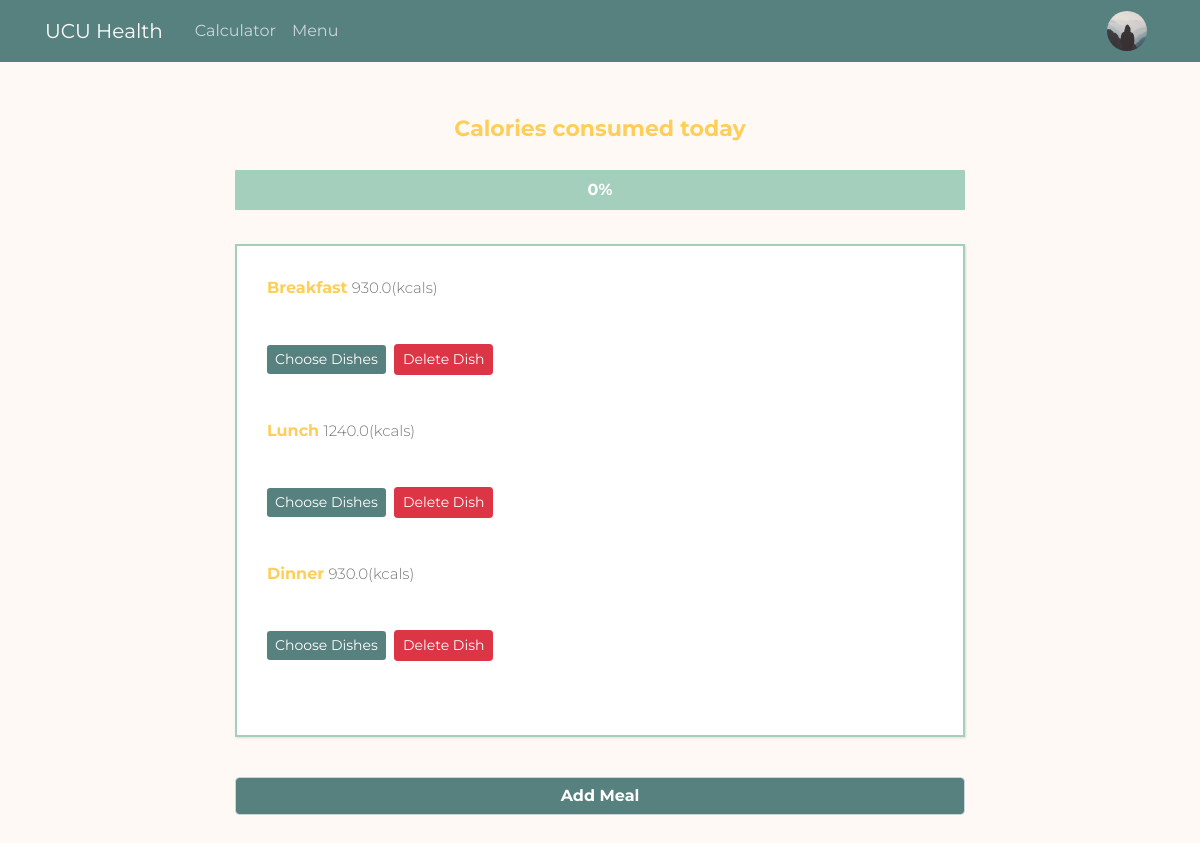
/main (signed in), run on an earlier commit of the app's database.
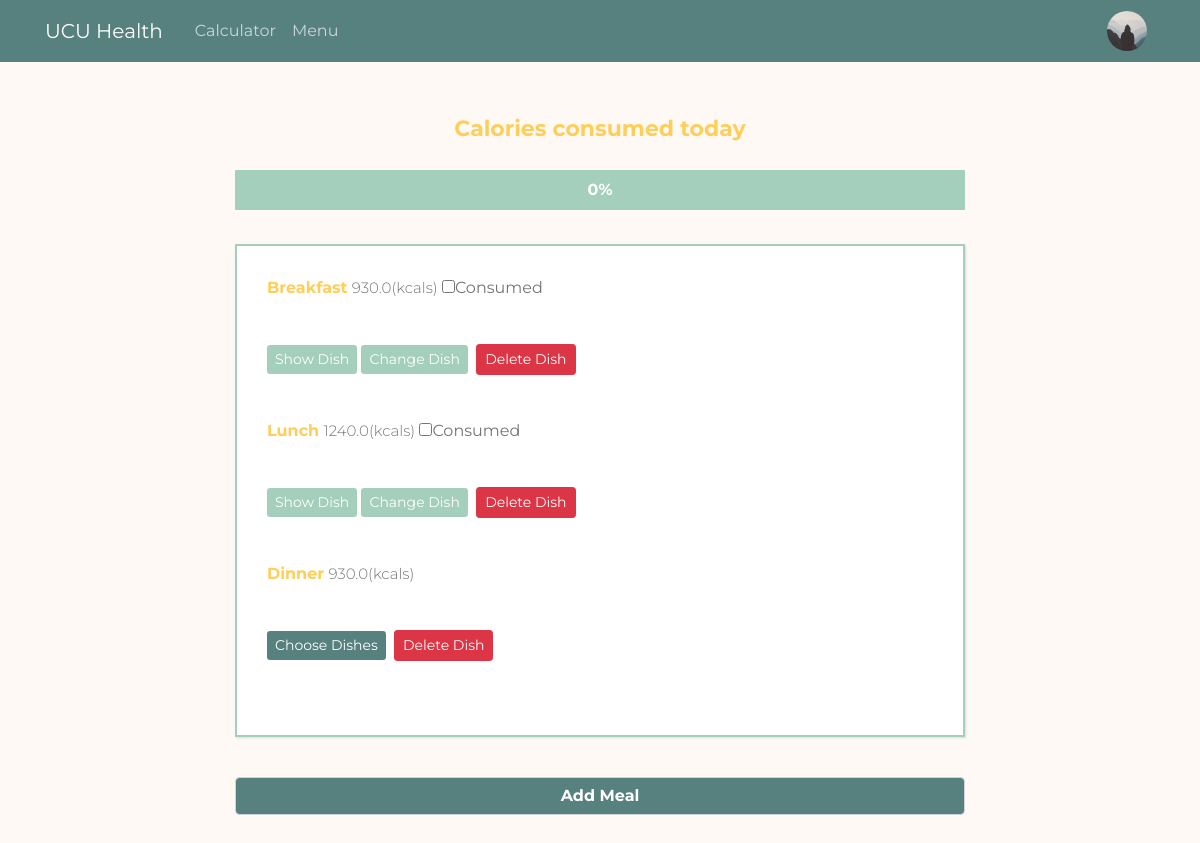
And on a later commit of the database.
### main/models.py (models this page shows, shortened)
class User(db.Model, UserMixin):
    id = db.Column(db.Integer, primary_key=True)
    username = db.Column(db.String(20), unique=True, nullable=False)
    email = db.Column(db.String(120), unique=True, nullable=False)
    password = db.Column(db.String(100), nullable=False)
    image_file = db.Column(db.String(20), nullable = False, default='default.jpg')
    settings = db.Column(db.String(100), nullable = False, default='default.json')
    custom_plan = db.Column(db.Boolean, default = False)
    sex = db.Column(db.String(10), nullable = False)
    age = db.Column(db.Integer, nullable = False)
    height = db.Column(db.Integer, nullable=False)
    weight = db.Column(db.Integer, nullable=False)
    goal = db.Column(db.Integer, nullable=False)
    activity = db.Column(db.Float, nullable=False)
    calories = db.Column(db.Float, nullable=False)
    proteins = db.Column(db.Float, nullable=False)
    carbs = db.Column(db.Float, nullable=False)
    fats = db.Column(db.Float, nullable=False)
    servings = db.Column(db.Integer, nullable = False, default = 3)
    options = db.Column(db.Integer, nullable = False, default = 5)
    meals = db.relationship('Meal', backref="author", lazy = True)

class Meal(db.Model):
    id = db.Column(db.Integer, primary_key = True)
    name = db.Column(db.String(30), nullable = False)
    calories = db.Column(db.Float, nullable = False)
    proteins = db.Column(db.Float, nullable = False)
    carbs = db.Column(db.Float, nullable = False)
    fats = db.Column(db.Float, nullable = False)
    choicen = db.Column(db.Integer, default = 0)
    date_added = db.Column(db.Date, nullable = False,
        default = datetime.date(datetime.utcnow()))
    user_id = db.Column(db.Integer, db.ForeignKey("user.id"), nullable = False)
    dishes = db.relationship('Dish', backref = 'meal', lazy=True)

### main/routes.py (the view, shortened to what this page needs)
@app.route("/", methods=['GET', 'POST'])
@app.route("/main", methods=['GET', 'POST'])
def main():
    if not current_user.is_authenticated:
        return render_template('home.html', title = 'Home')
    meals = Meal.query.filter_by(date_added = datetime.date(datetime.utcnow()),
        user_id = current_user.id).all()
    return render_template('main.html', title = 'Main', meals = meals)

### main/models.py (called while the page is built)
@login_manager.user_loader
def load_user(user_id):
    return User.query.get(int(user_id))

### main/templates/main.html (shortened to what this page needs)
{% extends "layout.html" %}
{% block content %}
<link href="{{ url_for('static', filename='main_bar.css') }}" rel="stylesheet">
<div class = "main">
  <div class = "title">
    Calories consumed today
  </div>
  <div class="progress-bar" role="progressbar">
      <div class="progress-bar-value">0%</div>
  </div>
  <br>
  {% if meals %}
  <div class="wrapper">
    <div class='meals'>
      {% set total_calories = 0 %}
      {% for meal in meals %}
      {% set total_calories = total_calories + meal.calories %}
        <div class="name">
          {{ meal.name }}
        </div>
        <div class="calories">
          {{ meal.calories }}(kcals)
        </div>
        {% if meal.choicen == False %}
          <input type='checkbox'  id = {{ meal.id }} style='display:none' value = {{ meal.calories }}></input>
        {% else %}
          <input type='checkbox' value = {{ meal.calories }} id = {{ meal.id }}>Consumed</input>
        {% endif %}
        <div class = "buttons">
          {% if meal.choicen == False %}
            <a class="btn btn-secondary btn-sm mt-1 mb-1" id="choose" href="{{url_for('choose_dishes', meal_id = meal.id)}}">Choose Dishes</a>
          {% else %}
            <a class="btn btn-secondary btn-sm mt-1 mb-1" id="show" href="{{url_for('show_dish', meal_id = meal.id)}}">Show Dish</a>
            <a class="btn btn-secondary btn-sm mt-1 mb-1" id="change" href="{{url_for('view_dishes', meal_id = meal.id)}}">Change Dish</a>
          {% endif %}
          <a class="btn btn-danger btn-sm m-1" id = {{ meal.id }} href="{{url_for('delete_meal', meal_id = meal.id)}}">Delete Dish</a>
        </div>
      {% endfor %}
    </div>
  {% endif %}
  </div>
  <div class="buttons">
    <form method="POST" action="">
      <div class="input_field">
        <input type="submit", name="submit_button", value="Add Meal", class="form-control", id="all_meal">
      </div>
    </form>
  </div>
</div>
{% endblock content %}

### main/templates/layout.html (shortened to what this page needs)
<!DOCTYPE html>
<html>
  <head>
    <link
      rel="stylesheet"
      href="https://maxcdn.bootstrapcdn.com/bootstrap/4.0.0/css/bootstrap.min.css"
 />
    <link
      rel="stylesheet"
      type="text/css"
      href="{{ url_for('static', filename='main.css') }}" />
  </head>
  <body>
    <header class="site-header">
      <nav class="navbar navbar-expand-lg navbar-dark bg-steel fixed-top">
        <div class="container header-container">
          <a class="navbar-brand mr-4" href="{{ url_for('main') }}">UCU Health</a>
          <div class="collapse navbar-collapse" id="navbarToggle">
            <div class="navbar-nav mr-auto">
              <a class="nav-item nav-link" href="{{ url_for('calculator') }}">Calculator</a>
              <a class="nav-item nav-link" href="{{ url_for('menu') }}">Menu</a>
            </div>
            <div class="navbar-nav">
            {% if current_user.is_authenticated %}
              <a class="nav-item nav-link" href="{{ url_for("account") }}"><img class="rounded-circle panel-img" src="{{ url_for('static', filename = 'profile_pics/' + current_user.image_file ) }}"></a>
            {% else %}
              <a class="nav-item nav-link" href="{{ url_for("login") }}">Login</a>
              <a class="nav-item nav-link" href="{{ url_for("register") }}">Register</a>
            {% endif %}
            </div>
          </div>
        </div>
      </nav>
    </header>
    <main role="main" class="container">
      <div class="row">
        <div class="col-md-8">
          {% block content %}{% endblock %}
        </div>
    </main>
  </body>
</html>

### main/static/main.css (style rules this page uses)
* { margin: 0; padding: 0; box-sizing: border-box; font-family: 'Montserrat', sans-serif; }
body { margin-top: 62px; background: #fff9f5; color: #333333; margin-top: 5rem; }
.row { display: flex; justify-content: center; align-items: center; margin-top: 10px; }
.bg-steel { background-color: #57817f; }
.navbar { height: 62px; }
.header-container { max-width: 1140px !important; }
.site-header .navbar-nav .nav-link { color: #cbd5db; }
.panel-img { height: 40px; width: 40px; }

### main/static/main_bar.css (style rules this page uses)
* { margin: 0; padding: 0; box-sizing: border-box; font-family: 'Montserrat', sans-serif; }
body { margin-top: 62px; color: #757575; margin-bottom: 25px; }
.main { margin: 40px auto; }
.wrapper { margin: 40px auto; color: #757575; background: #fff; margin: 100px auto; padding: 30px; box-shadow: 1px 1px 2px rgba(0, 0, 0, 0.125); border: 2.5px solid #a4cfbc; }
.buttons { margin: 40px auto; }
.wrapper { color: #757575; background: #fff; margin: 10px auto; padding: 30px; box-shadow: 1px 1px 2px rgba(0, 0, 0, 0.125); border: 2.5px solid #a4cfbc; }
.title { margin-top: 50px; font-size: 22px; font-weight: 700; margin-bottom: 25px; color: #ffce59; text-align: center; }
.progress-bar { margin-top: 20px; background-color: #a4cfbc; position: relative; width: auto; height: 40px; border-radius: 1px; border: #57817f; }
.progress-bar-value { position: absolute; width: 100%; height: 100%; display: flex; align-items: center; justify-content: center; font-weight: bold; }
.name { color: #ffce59; font-weight: 700 }
.name, .calories, .consumed { display: inline-block; }
.calories { font-size: 15px; color: #757575; font-weight: 300 }
#show { color: #fff; background-color: #a4cfbc; border: none; }
#choose { color: #fff; background-color: #57817f; border: none; }
#change { color: #fff; background-color: #a4cfbc; border: none; }
#all_meal { font-weight: 700; margin-top: 30px; background-color: #57817f; color: #fff; }

What changed in the data, as far as the page shows it:
changed Meal "Breakfast": calories (not shown) → "☐"; choicen "Choose Dishes" → "Consumed Show Dish Change Dish"
changed Meal "Lunch": calories (not shown) → "☐"; choicen "Choose Dishes" → "Consumed Show Dish Change Dish"
